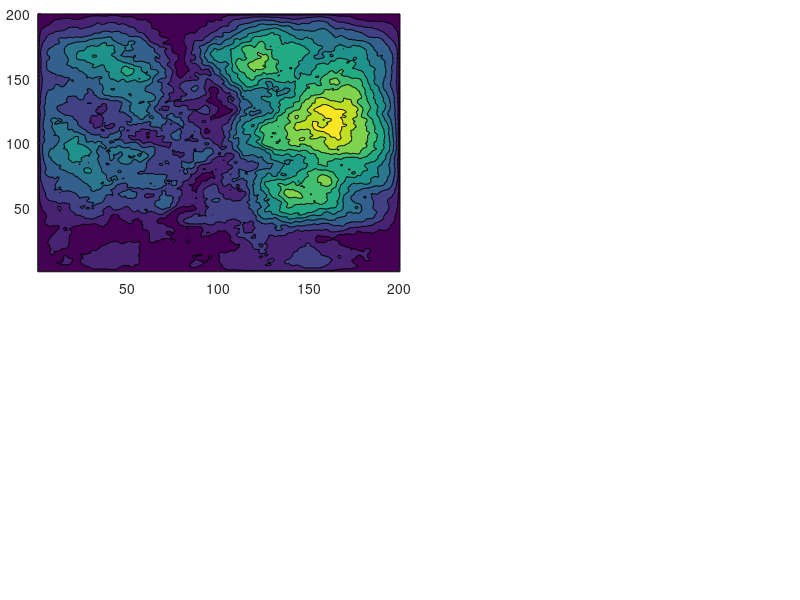

This chart was generated by the following MATLAB code: (Note: this script raises an error after producing the figure.)
% demo4
X=linspace(0,1,200)';
CL=(-cos(X*2*pi)+1).^.2;
r=(X-.5)'.^2+(X-.5).^2;
Z=abs(ifftn(exp(7i*rand(200))./r.^.9)).*(CL*CL')*30;

ax1=axes('Parent',gcf,'OuterPosition',[0,1/2,1/2,1/2],'LooseInset',[0,0,0,0]);
contourf(Z,'EdgeColor','none')
ax1.Colormap=slanCM(190,200);


ax2=axes('Parent',gcf,'OuterPosition',[1/2,1/2,1/2,1/2],'LooseInset',[0,0,0,0]);
contourf(Z,'EdgeColor','none')
ax2.Colormap=slanCM(190,200);

ax3=axes('Parent',gcf,'OuterPosition',[0,0,1/2,1/2],'LooseInset',[0,0,0,0]);
contourf(Z,'EdgeColor','none')
ax3.Colormap=slanCM(190,200);


ax4=axes('Parent',gcf,'OuterPosition',[1/2,0,1/2,1/2],'LooseInset',[0,0,0,0]);
contourf(Z,'EdgeColor','none') 
ax4.Colormap=slanCM(190,200);